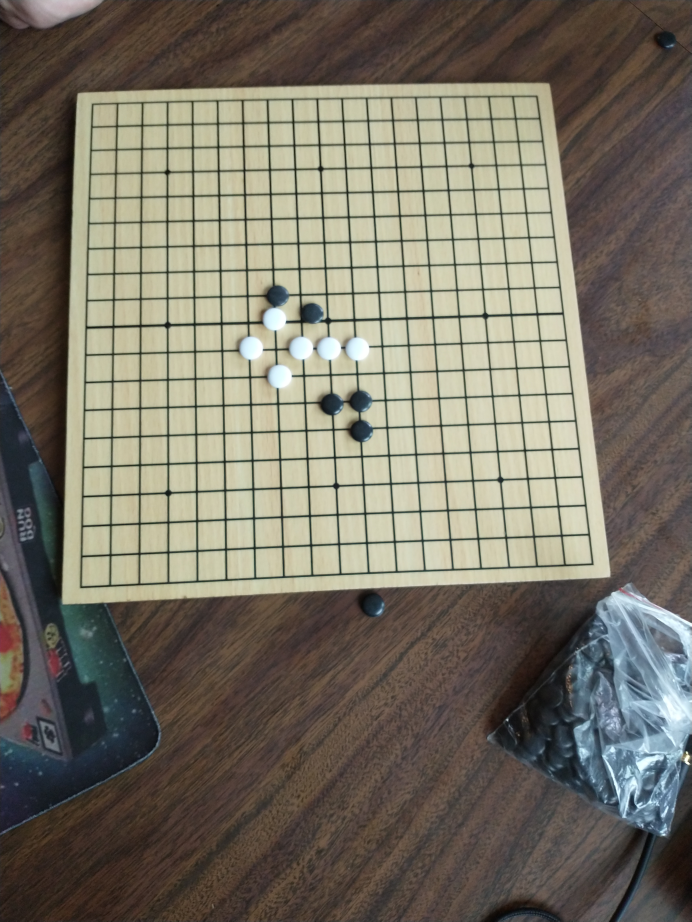
#> input picture Go_Counter2/1.jpg, 3456 x 4608 px (shown at 1/5 size); its folder holds only this picture in this run
$ python shapes.py
#> lines starting #> are read from the running program, lines starting #| are printed output that depends on the picture; after the words box and inside, x2 and y2 are one past the last pixel; in counts of white or black regions, pixels touching at a corner belong together
import cv2
import numpy as np

# [59 lines left out: functions stackImages, getContours, not called in this run]


for i in range(1, 22):
    path = str(i)+ ".jpg"
    img = cv2.imread(path)
#> img is the input picture: shape (4608, 3456, 3); mean B, G, R 101.3, 114.4, 119.7
    imgContour = img.copy()


    imgResized = cv2.resize(imgContour, (int(imgContour.shape[1] * .1), int(imgContour.shape[0] * .1)))
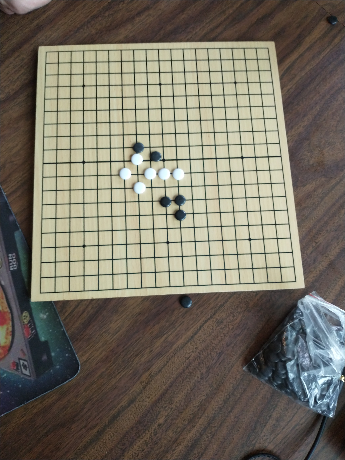
#> imgResized: shape (460, 345, 3); mean B, G, R 101.2, 114.3, 119.6
    imgGray = cv2.cvtColor(imgResized,cv2.COLOR_BGR2GRAY)
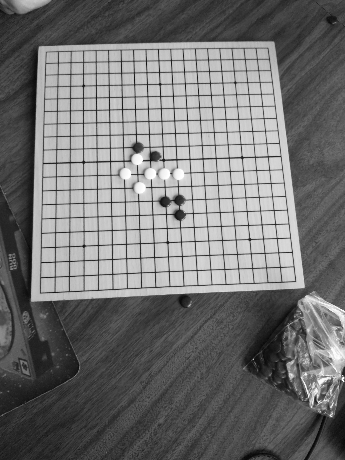
#> imgGray: shape (460, 345); min 3, max 255, mean 114.4
    imgBlur = cv2.GaussianBlur(imgResized,(7,7),1)
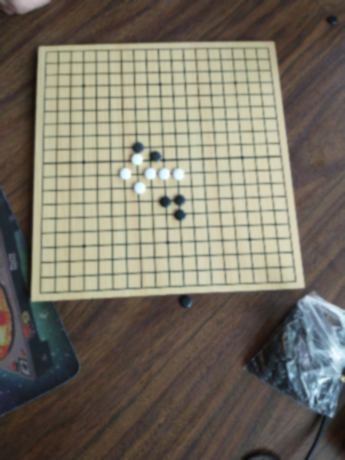
#> imgBlur: shape (460, 345, 3); mean B, G, R 101.2, 114.3, 119.6


    imgCanny = cv2.Canny(imgBlur,100,200)
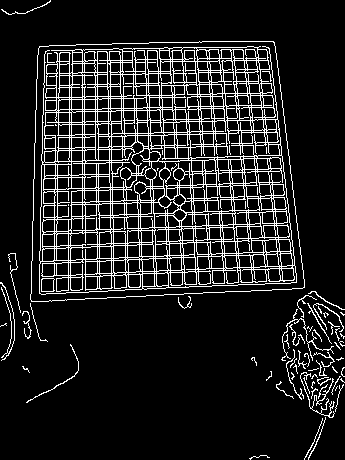
#> imgCanny: shape (460, 345); 12.2% white in thin lines or dots
    #getContours(imgCanny)
    contours,hierarchy = cv2.findContours(imgCanny,cv2.RETR_EXTERNAL,cv2.CHAIN_APPROX_NONE)
#> contours = 57 contours, 52 with area under 20; largest, box (x1, y1, x2, y2) and area: (30, 41, 305, 302) 64446, (300, 372, 335, 418) 40, (281, 309, 334, 361) 36, (313, 303, 344, 332) 28, (26, 344, 79, 403) 28

    largestContours = []

    for cnt in contours:
        area = cv2.contourArea(cnt)
        if area > 20 and area < 30 :
            largestContours.append(cnt)
#> this loop made 57 passes
#> area on passes 15, 31, 46, 48, 56: 40, 27.5, 35.5, 28, 64446
#> after the loop, largestContours = 2 contours; box (x1, y1, x2, y2) and area: (313, 303, 344, 332) 28, (26, 344, 79, 403) 28

    for cnt in largestContours:
        peri = cv2.arcLength(cnt,True)
                #print(peri)
        approx = cv2.approxPolyDP(cnt,0.02*peri,True)
        x, y, w, h = cv2.boundingRect(approx)
#> this loop made 2 passes
#> (peri, x, y, w, h) on passes 1 to 2: (190.9, 26, 344, 53, 59), (163.8, 313, 303, 30, 28)
      #  cv2.rectangle(imgResized,(x,y),(x+w,y+h),(0,255,0),2)

    longestContours = []

    for cnt in contours:
        if len(cnt) > 1000:
            longestContours.append(cnt)
#> this loop made 57 passes
#> after the loop, longestContours = 1 contour; box (x1, y1, x2, y2) and area: (30, 41, 305, 302) 64446

    c = 0

   # [6 lines of commented-out code are left out]
    for c in range(len(longestContours)):
        print(path + " shown")
        cv2.drawContours(imgResized, longestContours, c, (0, 255, 0), 2)
        print(str(c) + ":  length; " + str(len(longestContours[c])))
        cv2.imshow("Stack", imgResized)
        cv2.waitKey(0)
#> this loop made 1 pass
#| 1.jpg shown
#| 0:  length; 1008
#> pass 1, `cv2.imshow("Stack", imgResized)`:
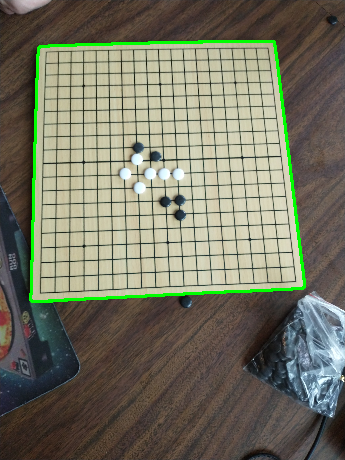
#> window 'Stack': shape (460, 345, 3); mean B, G, R 99, 116.9, 117
#> (the run stopped early here; a loop or call above may not have finished)
